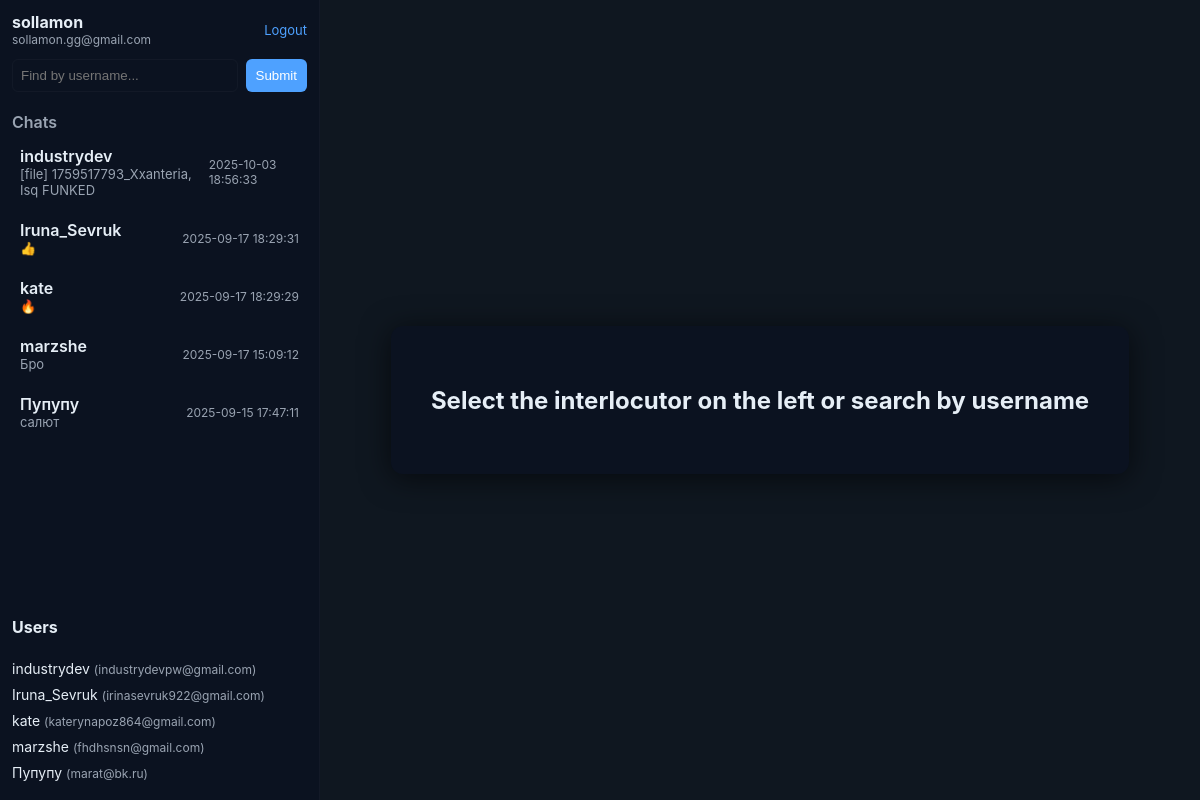
/ (signed in), run on an earlier commit of the app's database.
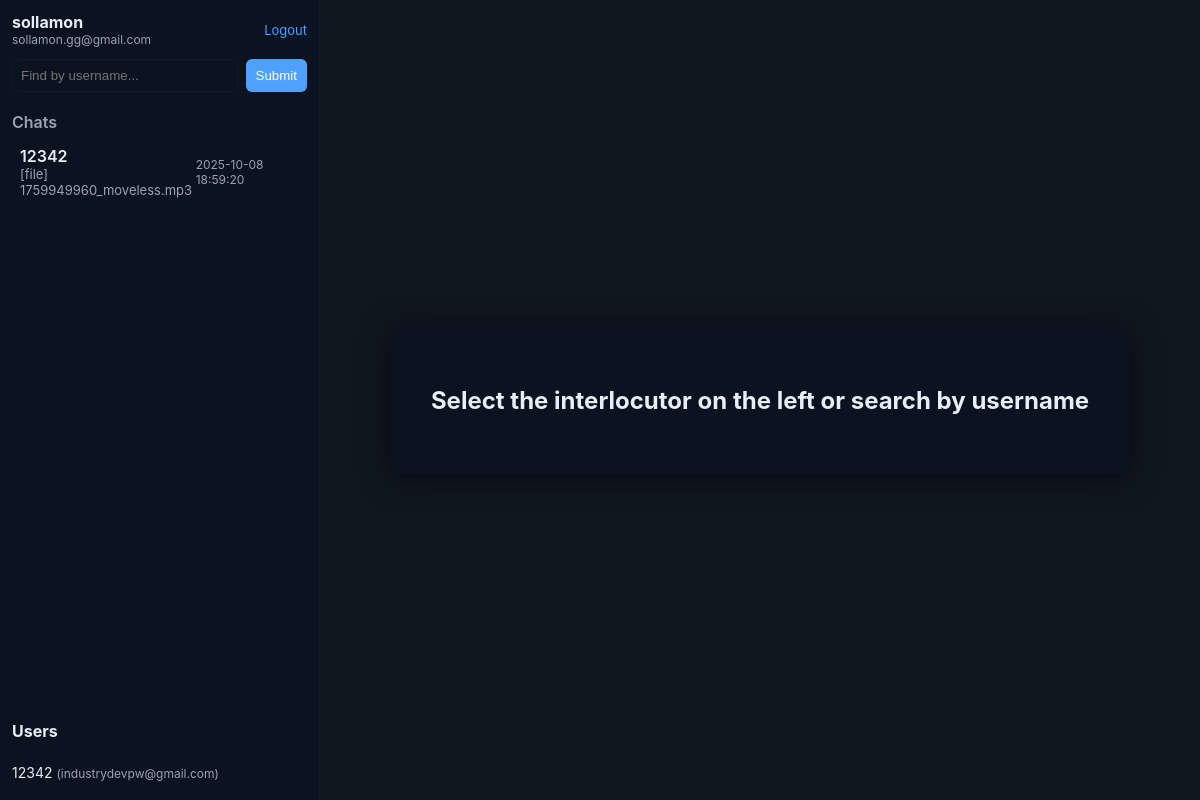
And on a later commit of the database.
### tables this page shows
CREATE TABLE users
                      (id INTEGER PRIMARY KEY, email TEXT UNIQUE, username TEXT UNIQUE, password TEXT, avatar_url TEXT DEFAULT '', last_seen DATETIME, is_verified INTEGER DEFAULT 0, verification_code TEXT, verification_expiry DATETIME, last_verification_sent DATETIME);

### app.py (the view)
@app.get("/", response_class=HTMLResponse, name="/")
def index(request: Request):
    user_id = request.session.get('user_id')
    if not user_id:
        return RedirectResponse(url="/login")
    db = get_db_conn()
    me = get_user_by_id(db, user_id)
    if not me:
        request.session.pop('user_id', None)
        db.close()
        return RedirectResponse(url="/login")
    chats = list_user_chats(db, me['id'])
    cur = db.execute("SELECT id, username, email, avatar_url, is_verified FROM users WHERE id != ? ORDER BY username COLLATE NOCASE", (me['id'],))
    users = cur.fetchall()
    db.close()
    return templates.TemplateResponse("index.html", {"request": request, "me": me, "chats": chats, "users": users})

### templates/index.html (shortened to what this page needs)
<!DOCTYPE html>
<html lang="uk">
<head>
  <link rel="stylesheet" href="{{ url_for('static', path='css/style.css') }}">
</head>
<body>
  <div class="app">
    <aside class="sidebar">
      <div class="sidebar-header">
        <div class="me">
          <strong>{{ me['username'] }}</strong>
          <div class="email">{{ me['email'] }}</div>
        </div>
        <a class="logout" href="{{ url_for('logout') }}">Logout</a>
      </div>
      <div class="search">
        <form action="{{ url_for('start_chat_by_username') }}" method="POST" class="search-form">
          <input name="username" placeholder="Find by username..." />
          <button type="submit">Submit</button>
        </form>
      </div>
      <div class="chats-list">
        <h4>Chats</h4>
        {% if chats %}
          {% for c in chats %}
            <a class="chat-item" href="{{ url_for('chat', chat_id=c['chat_id']) }}">
              <div class="chat-meta">
                <div class="chat-name">{{ c['other_username'] }}</div>
                <div class="chat-preview">{{ c['last_message'][:40] }}</div>
              </div>
              <div class="chat-time">{{ c['last_ts'] or '' }}</div>
            </a>
          {% endfor %}
        {% else %}
          <div class="empty">No chats yet</div>
        {% endif %}
      </div>
      <div class="users-list">
        <h4>Users</h4>
        <ul>
          {% for u in users %}
            <li>
              <a href="{{ url_for('start_chat', receiver_id=u['id']) }}">{{ u['username'] }} <span class="small">({{ u['email'] }})</span></a>
            </li>
          {% endfor %}
        </ul>
      </div>
    </aside>
    <main class="main-empty">
      <div class="empty-state">
        <h2>Select the interlocutor on the left or search by username</h2>
      </div>
    </main>
  </div>
</body>
</html>

### static/css/style.css (style rules this page uses)
:root { --bg:#0f1720; --panel:#0b1220; --muted:#9aa4b2; --accent:#4ea1ff; --me-bg:#154733; --other-bg:#0b1622; --text:#e6eef6; font-family: Inter, Roboto, Arial, sans-serif; }
* { box-sizing:border-box }
body { margin:0;background:var(--bg);color:var(--text) }
.app { display:flex;height:100vh;align-items:stretch }
.sidebar { width:320px;background:var(--panel);border-right:1px solid rgba(255,255,255,0.03);display:flex;flex-direction:column;padding:12px;gap:12px }
.sidebar-header { display:flex;justify-content:space-between;align-items:center }
.me .email { font-size:12px;color:var(--muted) }
.logout { font-size:13px;color:var(--accent);text-decoration:none }
.search .search-form { display:flex;gap:8px }
.search input { flex:1;padding:8px;border:1px solid rgba(255,255,255,0.03);border-radius:6px;background:transparent;color:var(--text) }
.search button { padding:8px 10px;border-radius:6px;border:0;background:var(--accent);color:white }
.chats-list { overflow:auto;flex:0 0 auto }
.chats-list h4 { margin:8px 0 6px 0;color:var(--muted);font-weight:600 }
.chat-item { display:flex;justify-content:space-between;align-items:center;padding:8px;border-radius:8px;text-decoration:none;color:inherit;margin-bottom:6px }
.chat-meta { display:flex;flex-direction:column }
.chat-name { font-weight:600 }
.chat-preview { font-size:13px;color:var(--muted) }
.chat-time { font-size:12px;color:var(--muted) }
.users-list { margin-top:auto }
.users-list ul { list-style:none;padding:0;margin:6px 0 0 0 }
.users-list li { margin-bottom:6px }
.users-list a { color:inherit;text-decoration:none;font-size:14px }
.main-empty { flex:1;display:flex;align-items:center;justify-content:center }
.empty-state { background:var(--panel);padding:40px;border-radius:12px;box-shadow:0 4px 30px rgba(0,0,0,0.6) }
.small { font-size:12px;color:var(--muted) }

What changed in the data, as far as the page shows it:
removed users: other_username "Iruna_Sevruk", c "👍", c "2025-09-17 18:29:31", username "Iruna_Sevruk", email "irinasevruk922@gmail.com"
removed users: other_username "kate", c "🔥", c "2025-09-17 18:29:29", username "kate", email "katerynapoz864@gmail.com"
removed users: other_username "marzshe", c "Бро", c "2025-09-17 15:09:12", username "marzshe", email "fhdhsnsn@gmail.com"
removed users: other_username "Пупупу", c "салют", c "2025-09-15 17:47:11", username "Пупупу", email "marat@bk.ru"
changed users "industrydevpw@gmail.com": other_username "industrydev" → "12342"; c "[file] 1759517793_Xxanteria, Isq FUNKED" → "[file] 1759949960_moveless.mp3"; c "2025-10-03 18:56:33" → "2025-10-08 18:59:20"; username "industrydev" → "12342"
